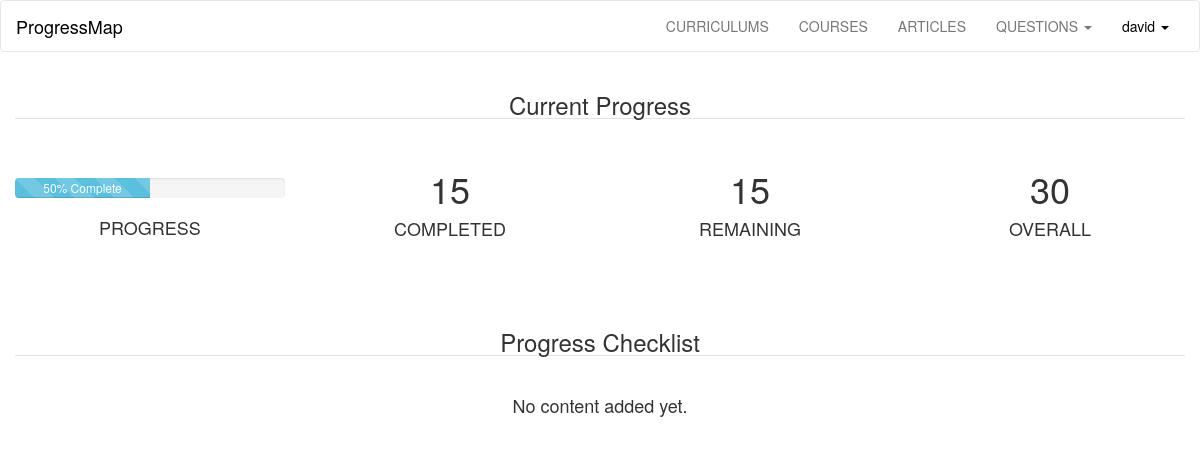
The app's page /user/david (signed in), older data.
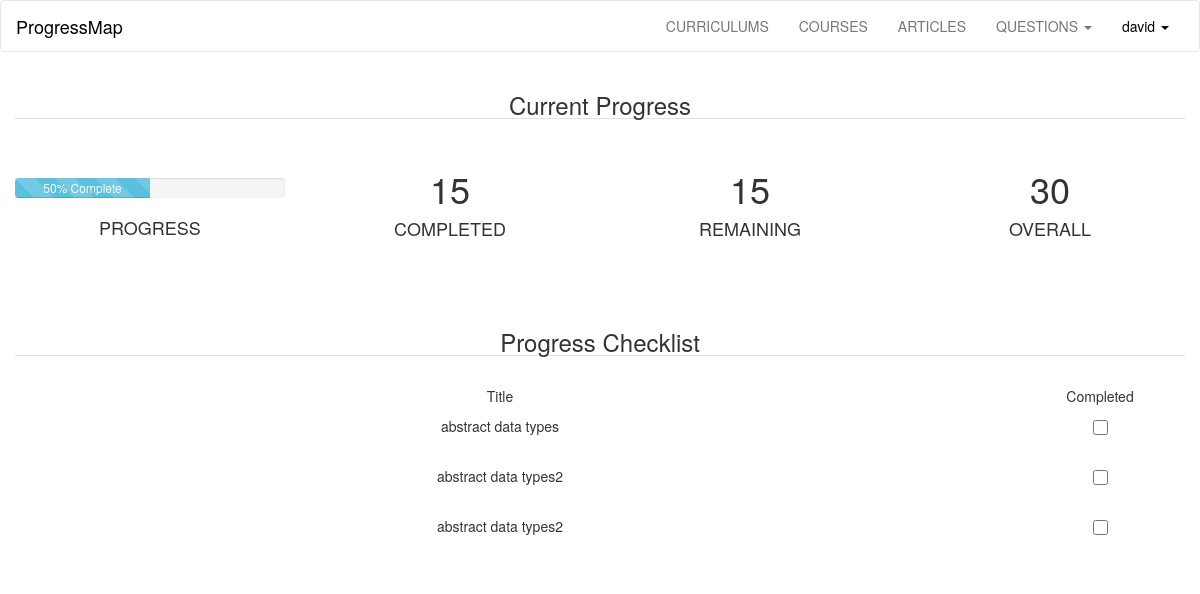
The same page, newer data.
### progressMap/models.py (models this page shows, shortened)
class User(db.Model, UserMixin):
	id = db.Column(db.Integer, primary_key = True)
	username = db.Column(db.String(40), unique = True)
	email = db.Column(db.String(120), unique = True)
	password_hash = db.Column(db.String)
	articles =  db.relationship('Articles', backref='user', lazy='dynamic')
	courses =  db.relationship('Courses', backref='user', lazy='dynamic')
	curriculums =  db.relationship('Curriculums', backref='user', lazy='dynamic')
	questions = db.relationship('Questions', backref='user', lazy='dynamic')
	comments = db.relationship('Comments', backref='user', lazy='dynamic')
	completed = db.relationship('Completed', backref='user', lazy='dynamic')
	allContent = db.relationship('AllContent', backref='user', lazy='dynamic')
	@property
	def password(self):
		raise AttributeError('password: write-only field')

class AllContent(db.Model):
	id = db.Column(db.Integer, primary_key = True)
	user_id = db.Column(db.Integer, db.ForeignKey('user.id'), nullable=False)
	article_id = db.Column(db.Integer, db.ForeignKey('articles.id'), nullable=False)

class Articles(db.Model):
	id  = db.Column(db.Integer, primary_key = True)
	title = db.Column(db.String(300), nullable=False)
	description = db.Column(db.Text, nullable=False)
	questions = db.relationship('Questions', backref='article', lazy='dynamic')
	allContent = db.relationship('AllContent', backref='article', lazy='dynamic')
	user_id = db.Column(db.Integer, db.ForeignKey('user.id'), nullable=False)
	course_id = db.Column(db.Integer, db.ForeignKey('courses.id'), nullable=False)
	curriculum_id = db.Column(db.Integer, db.ForeignKey('curriculums.id'), nullable=False)

### progressMap/user/views.py (the view)
@login_required
@user.route('/<username>')
def userPage(username):
	user = current_user
	usersContent = []
	allContent = models.getAllObjectsById2(models.AllContent, int(user.id))
	return render_template('user.html', user = user, allContent=allContent)

### progressMap/main/views.py (called while the page is built)
@login_manager.user_loader
def load_user(userid):
	return models.User.query.get(int(userid))

### progressMap/models.py (called while the page is built)
def getAllObjectsById2(className, id):
	return className.query.filter_by(user_id = id).all()

### progressMap/templates/user.html (shortened to what this page needs)
{% extends 'base.html' %}
{% block user_link %}
{% if current_user.is_authenticated %}
<li class="dropdown">
<a class="dropdown-toggle active" data-toggle="dropdown" href="#">{{current_user.username}}
<span class="caret"></span></a>
</li>
{% else %}
<li><a href="{{ url_for('main.show', page='login') }}">LOGIN</a>
</li>
{% endif %}
{% endblock %}
{% block currentProgress %}
<section class="container-fluid text-center">
<h3 class="b-down">Current Progress</h2>
<br />
<section class="row">
<article class="col-sm-3">
<div class="progress" style="margin-top: 29px;">
  <div class="progress-bar progress-bar-info progress-bar-striped" role="progressbar"
  aria-valuenow="50" aria-valuemin="0" aria-valuemax="100" style="width: 50%;">
    50% Complete
  </div>
</div>
<h4>PROGRESS</h4>
	<br />
</article>
<article class="col-sm-3">
<h1>15</h1>
<h4>COMPLETED</h4>
	<br />
</article>
<article class="col-sm-3">
<h1>15</h1>
<h4>REMAINING</h4>
	<br />
</article>
<article class="col-sm-3">
<h1>30</h1>
<h4>OVERALL</h4>
	<br />
</article>
</section>
</section>
<br /><br />
{% endblock %}
{% block overallProgress %}
<section class="container-fluid text-center underline">
<h3 class="b-down">Progress Checklist</h3>
<br />
{% if allContent %}
<section class="row">
	<article class="col-xs-10">
		<p>Title</p>
	</article>
	<article class="col-xs-2">
	<p>Completed</p>
	</article>
</section>
{% for content in allContent %}
	<section class="row">
	<article class="col-xs-10">
		<p>{{content.article.title}}</p>
	</article>
	<article class="col-xs-2">
	<input type="checkbox" class="completed">
	</article>
	</section>
	<br />
{% endfor%}
{% else %}
<h4>No content added yet.</h4>
{% endif %}
</section>
<br /><br />
{% endblock %}

### progressMap/templates/base.html (shortened to what this page needs)
<!doctype html>
<html>
<head>
	<link rel="stylesheet" href="{{ url_for('static', filename='css/bootstrap.min.css') }}">
	<link rel='stylesheet' href="{{ url_for('static', filename='css/main.css') }}">
</head>
<body>
	<nav class="navbar navbar-default">
		<div class="container-fluid">
			<div class="navbar-header">
				<a class="navbar-brand active" href="{{ url_for('main.show', page='map') }}">
					ProgressMap
				</a>
			</div>
			<div class="collapse navbar-collapse" id="myNavbar">
				<ul class="nav navbar-nav navbar-right nav-items text-center">
					{% block curriculums_link %}
  					<li><a href="{{ url_for('curriculums.show')}}">CURRICULUMS</a></li>
					{% endblock %}
					{% block courses_link %}
  					<li><a href="{{ url_for('courses.show')}}">COURSES</a></li>
					{% endblock %}
					{% block articles_link %}
  					<li><a href="{{ url_for('articles.show')}}">ARTICLES</a></li>
					{% endblock %}
					{% block questions_link %}
					<li class="dropdown">
                        <a class="dropdown-toggle" data-toggle="dropdown" href="#">QUESTIONS
                            <span class="caret"></span></a>
                    </li>
					{% endblock %}
					{% block user_link %}{% endblock %}
				</ul>
			</div>
		</div>
	</nav>
	{% block currentProgress %}
	{% endblock %}
	{% block overallProgress %}
	{% endblock %}
</body>
</html>

### progressMap/static/css/main.css (style rules this page uses)
a { color: black; text-decoration: none; }
.completed { height: 15px; width: 15px; }
.navbar-default .navbar-nav>li>a.active { color: black; }
.navbar-default { background-color: white; }
.navbar-default .navbar-brand { color: black; }
.b-down { border-bottom: 1px solid #e2e2e2; }

Row changes from the older to the newer data that the page shows:
added AllContent: article "abstract data types"
added AllContent: article "abstract data types2"
added AllContent: article "abstract data types2"
Text that changed along with them:
text no longer shown: "No content added yet."
text now shown: "Title Completed"
